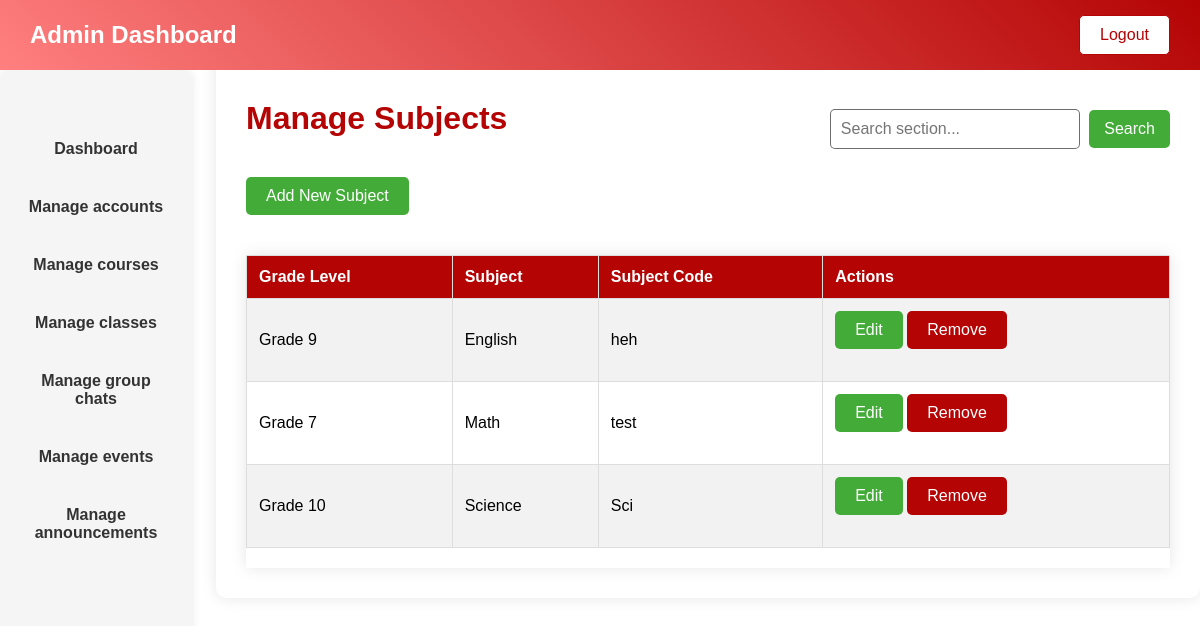
Page /Admin/manage_subject/manage_subject.php on the committed database.
### tables this page shows
CREATE TABLE `tbl_subject` (
  `subID` int(11) NOT NULL,
  `subject` varchar(255) NOT NULL,
  `subject_code` varchar(255) DEFAULT NULL,
  `grade_level` varchar(255) DEFAULT NULL
);

### Admin/manage_subject/manage_subject.php (the view, shortened to what this page needs)
<!DOCTYPE html>
<html>
<head>
  <link rel="stylesheet" type="text/css" href="styles.css">
</head>
<body>
    <header class="header">
        <a href="#">Admin Dashboard</a>
        <div class="logout">
            <form action="logout.php" method="post">
                <button type="submit" class="logout-button">Logout</button>
            </form>
        </div>
    </header>
    <aside>
        <ul>
            <li><a href="dashboard.php">Dashboard</a></li>
            <li><a href="account.php">Manage accounts</a></li>
            <li><a href="../admin/course.php">Manage courses</a></li>
            <li><a href="class.php">Manage classes</a></li>
            <li><a href="groupchat.php">Manage group chats</a></li>
            <li><a href="events.php">Manage events</a></li>
            <li><a href="announcement.php">Manage announcements</a></li>
        </ul>
    </aside>
    <div class="main-content">
    <div class="header-content">
        <h1>Manage Subjects </h1>
        <form method="GET" class="search-form">
            <input type="text" class="search-bar" name="search" placeholder="Search section..." value="<?php echo isset($_GET['search']) ? $_GET['search'] : ''; ?>">
            <button type="submit" class="btn-search">Search</button>
        </form>
    </div>
    <button class="btn" onclick="location.href='add_subject.php'">Add New Subject</button>
    <div class="table-container">
    <?php
include __DIR__ . '/config.php';
$search = isset($_GET['search']) ? $_GET['search'] : '';
if ($search) {
    $sql = "SELECT * FROM tbl_subject WHERE subject LIKE '%$search%'";
} else {
    $sql = "SELECT * FROM tbl_subject";
}
$result = mysqli_query($conn, $sql);
if (mysqli_num_rows($result) > 0) {
    echo "<table>";
    echo "<tr><th>Grade Level</th><th>Subject</th><th>Subject Code</th><th>Actions</th></tr>";
    while ($row = mysqli_fetch_assoc($result)) {
        echo "<tr>";
        echo "<td>" . $row["grade_level"] . "</td>";
        echo "<td>" . $row["subject"] . "</td>";
        echo "<td>" . $row["subject_code"] . "</td>";
        echo "<td>";
        echo "<button class='btn' onclick='location.href=\"edit_subject.php?id=" . $row["subID"] . "\"'>Edit</button> ";
        echo "<button class='btn btn-remove' onclick='location.href=\"remove_subject.php?id=" . $row["subID"] . "\"'>Remove</button>";
        echo "</td>";
        echo "</tr>";
    }
    echo "</table>";
} else {
    echo "<p>No subjects found.</p>";
}
?>
    </div>
</div>
</body>
</html>

### Admin/manage_subject/styles.css (style rules this page uses)
* { margin: 0; padding: 0; box-sizing: border-box; font-family: 'Arial', sans-serif; text-decoration: none; }
.header { background: linear-gradient(45deg, #b40404, #ff7f7f); background-size: 400% 400%; color: white; line-height: 70px; padding: 0 30px; display: flex; justify-content: space-between; align-items: center; animation: gradientBG 10s ease infinite; transition: background 0.3s ease; position: fixed; width: 100%; top: 0; z-index: 1000; }
.header a { color: white; font-size: 24px; font-weight: bold; transition: color 0.3s ease; }
.logout-button { background-color: white; color: #b40404; border: 1px solid #b40404; border-radius: 5px; padding: 10px 20px; cursor: pointer; font-size: 16px; transition: background-color 0.3s, color 0.3s, box-shadow 0.3s; }
aside { background-color: #f5f5f5; width: 16%; height: 100%; position: fixed; top: 70px; left: 0; padding-top: 5%; text-align: center; box-shadow: 0px 0px 10px rgba(0, 0, 0, 0.1); border-radius: 10px; z-index: 999; overflow-y: auto; }
ul li { list-style: none; padding-bottom: 20px; font-size: 16px; }
ul li a { color: #333; font-weight: bold; transition: color 0.3s ease; display: block; padding: 10px 20px; }
.main-content { margin-left: 18%; padding: 100px 30px 30px; background-color: #ffffff; box-shadow: 0px 0px 15px rgba(0, 0, 0, 0.1); border-radius: 10px; }
.main-content h1 { font-size: 32px; margin-bottom: 20px; color: #b40404; }
.table-container { max-height: 60vh; overflow-y: auto; margin-top: 20px; box-shadow: 0px 0px 15px rgba(0, 0, 0, 0.1); position: relative; }
table { width: 100%; border-collapse: collapse; margin-bottom: 20px; position: relative; }
table, th, td { border: 1px solid #ddd; }
th { background-color: #b40404; color: white; padding: 12px; text-align: left; position: sticky; top: 0; z-index: 2; }
td { padding: 12px; text-align: left; }
tr:nth-child(even) { background-color: #f2f2f2; }
.btn { background-color: #43AC39; color: white; border: none; border-radius: 5px; padding: 10px 20px; cursor: pointer; font-size: 16px; transition: background-color 0.3s, box-shadow 0.3s; margin-bottom: 20px; }
.btn-remove { background-color: #b40404; }
.header-content { display: flex; justify-content: space-between; align-items: center; margin-bottom: 20px; }
.search-bar { width: 250px; padding: 10px; border: 1px solid #00000092; border-radius: 5px; font-size: 16px; transition: box-shadow 0.3s ease; }
.btn-search { background-color: #43AC39; color: white; border: none; border-radius: 5px; padding: 10px 15px; cursor: pointer; font-size: 16px; transition: background-color 0.3s, box-shadow 0.3s; margin-left: 5px; }

### rows in the picture
tbl_subject: grade_level "Grade 9", subject "English", subject_code "heh"
tbl_subject: grade_level "Grade 7", subject "Math", subject_code "test"
tbl_subject: grade_level "Grade 10", subject "Science", subject_code "Sci"
